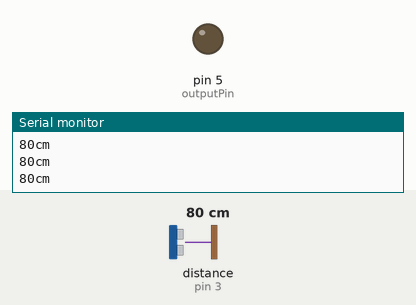
Simulated run of this sketch. Board: Arduino Uno, built with avr-gcc and run on an emulated ATmega328P. Shown: output pins drawn as LEDs (lit = HIGH), the last lines printed to the serial monitor. Wiring (inferred from the names in the program): ultrasonic range finder: trigger pin 2; echo pin 3. The inputs (shaded band) are chosen by the test bench; at power-on: distance to the obstacle (sensor on pin 3) 80 cm. The echo pulse lasts 58.3 µs per cm; pins used as bus, display or sensor lines are not drawn.

Above: at 1.2 s.
1.3 s: distance to the obstacle (sensor on pin 3) set to 24 cm
2.8 s: distance to the obstacle (sensor on pin 3) set to 19 cm
At 2.95 s:
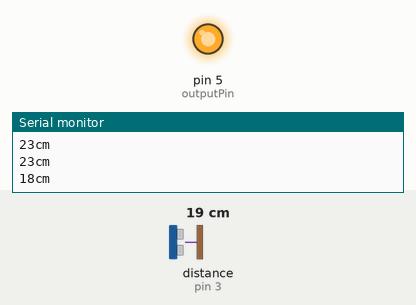
5.8 s: distance to the obstacle (sensor on pin 3) set to 35 cm
At 7.0 s:
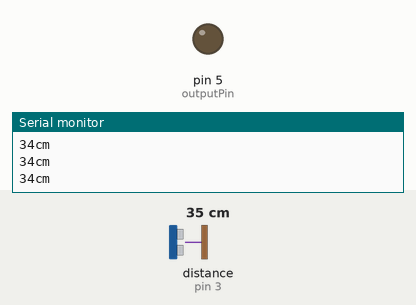
7.3 s: distance to the obstacle (sensor on pin 3) set to 2 cm
At 7.54 s:
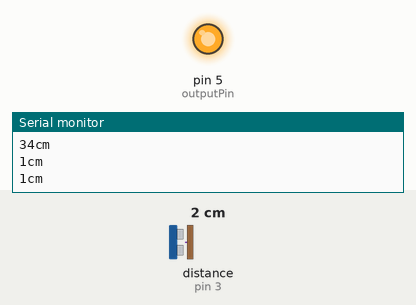
Timing chart, 0 to 10.3 s (numbered marks = the images above; inputs shaded):
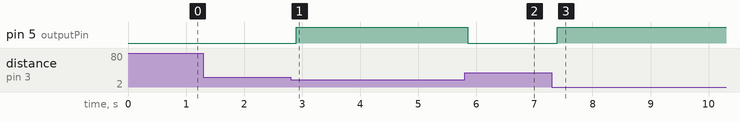

Measured:
- the behaviour switches between 22 and 21 cm on distance to the obstacle (sensor on pin 3) (found by bisection; images 0 and 1)
- after the input at 2.8 s, pin 5 (outputPin): LOW → HIGH after 0.10 s
- after the input at 5.8 s, pin 5 (outputPin): HIGH → LOW after 0.05 s
- after the input at 7.3 s, pin 5 (outputPin): LOW → HIGH after 0.09 s

The sketch:

sonar.ino
```cpp
const int trigPin = 2; //Change to pin you use
const int echoPin = 3; //Here too
const int outputPin = 5;
long duration, inches, cm;
void setup() {
 // initialize serial communication:
 Serial.begin(115200);

 pinMode(trigPin, OUTPUT);
 pinMode(echoPin, INPUT);
 pinMode(outputPin, OUTPUT);
 digitalWrite(trigPin, LOW);
 digitalWrite(outputPin,LOW);
}

void loop()
{
 // establish variables for duration of the ping,
 // and the distance result in inches and centimeters:

 digitalWrite(outputPin,LOW);

 digitalWrite(trigPin, HIGH);
 delayMicroseconds(10);
 digitalWrite(trigPin, LOW);

 duration = pulseIn(echoPin, HIGH);

 // convert the time into a distance

 cm = microsecondsToCentimeters(duration);
 if(cm <= 20){
  digitalWrite(outputPin,HIGH);
 }

 Serial.print(cm);
 Serial.print("cm");
 Serial.println();

 delay(100);
}

long microsecondsToCentimeters(long microseconds)
{
 // The speed of sound is 340 m/s or 29 microseconds per centimeter.
 // The ping travels out and back, so to find the distance of the
 // object we take half of the distance travelled.
 return microseconds / 29 / 2;
}
```
